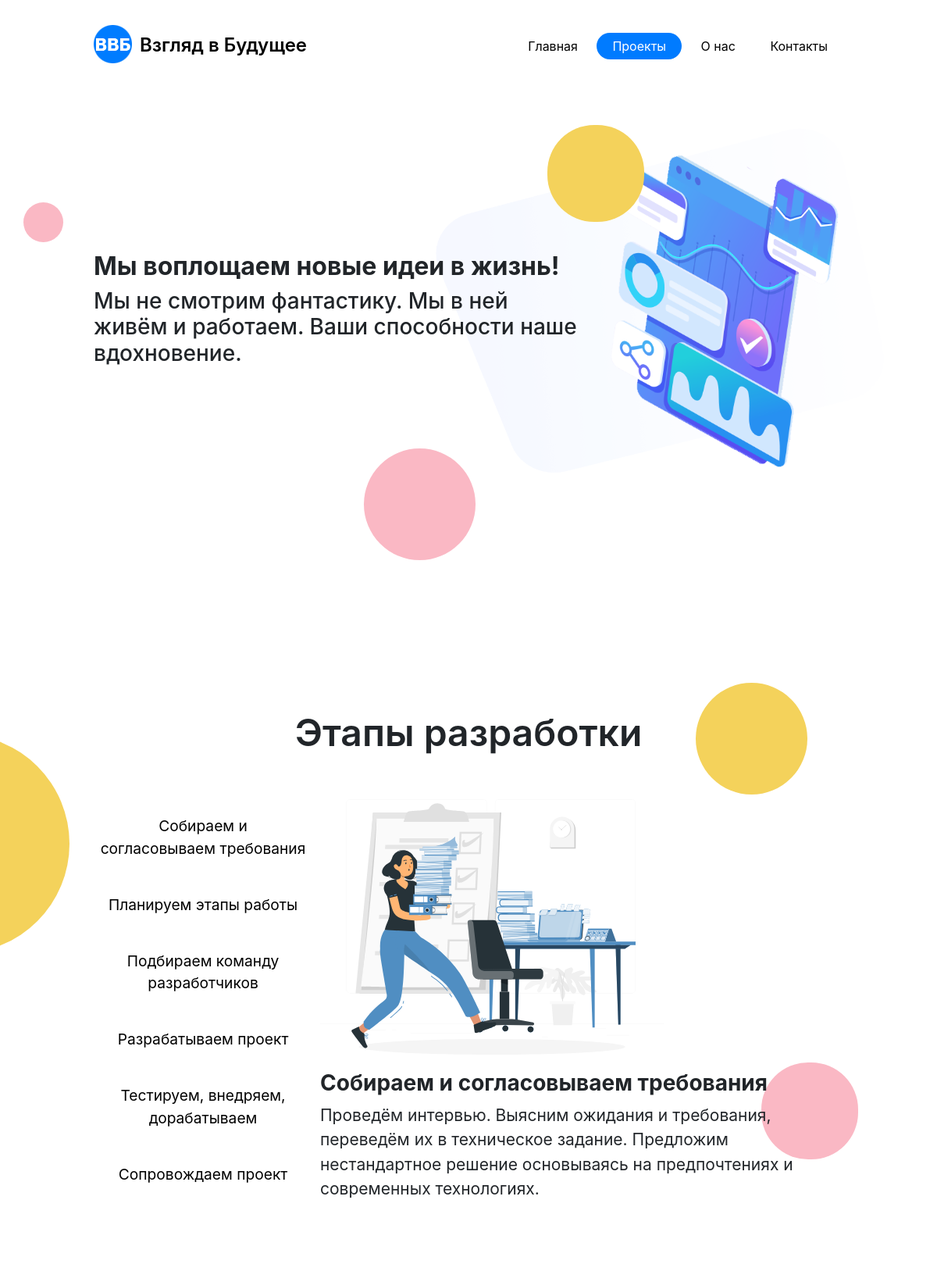
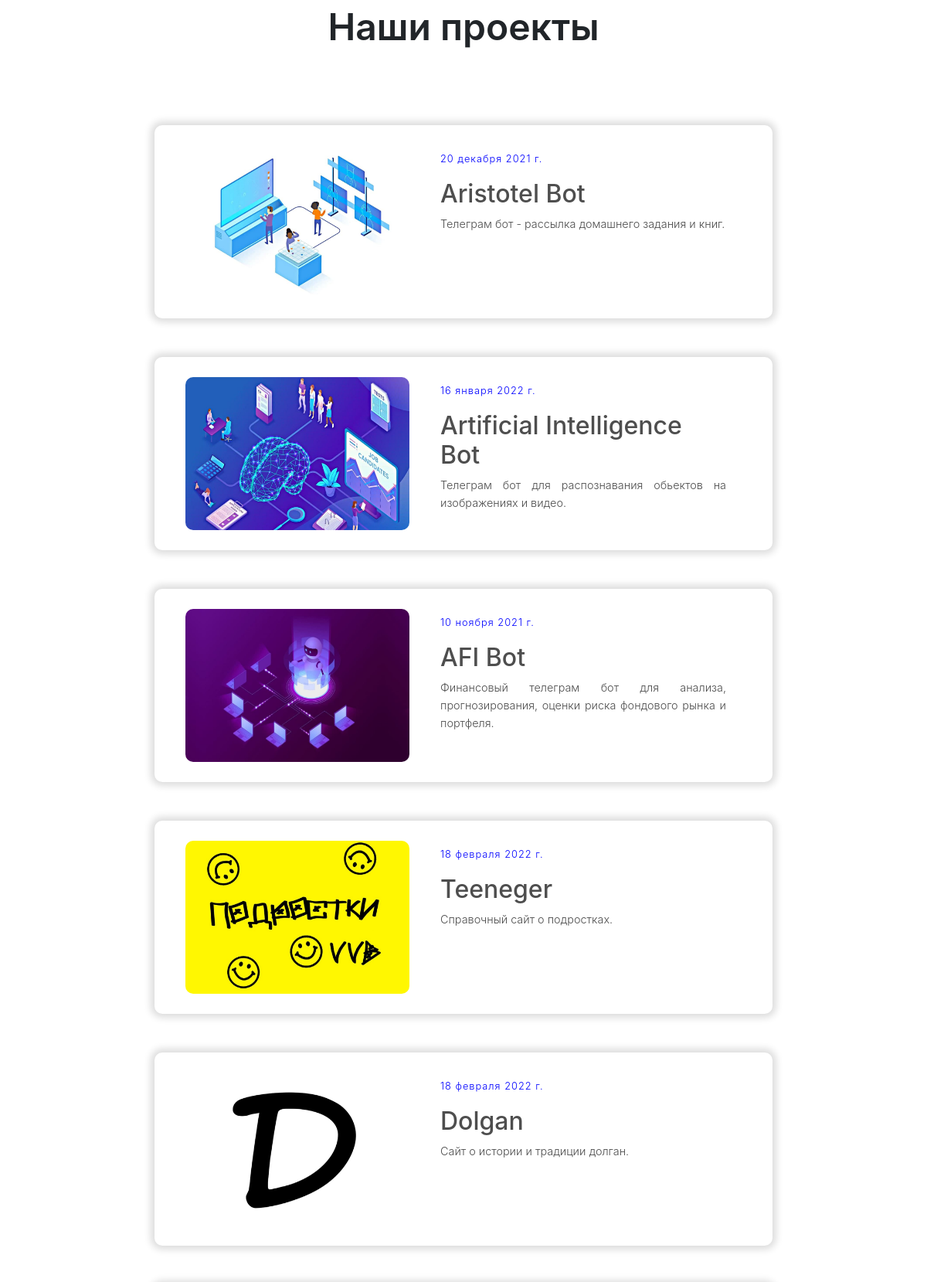
/projects/ (upper part), run on the app's committed database (2 pictures, top to bottom).
### projects/models.py (models this page shows, shortened)
class Project(models.Model):
    title = models.CharField('Название проекта', max_length=100)
    description = models.CharField('Описания проекта', max_length=250)
    image = models.ImageField('Изображение', upload_to='project/images/')
    url = models.URLField('Ссылкa', blank=True)
    date = models.DateField('Дата')
    class Meta:
        verbose_name = 'Проект'
        verbose_name_plural = 'Проекты'

### projects/views.py (the view)
# urls.py: path('projects/', views.projects, name='projects'),
def projects(request):
    projects = Project.objects.all()
    return render(request, 'projects/projects.html', {'projects':projects})

### projects/templates/projects/projects.html (shortened to what this page needs)
{% extends "projects/layout.html" %}
{% load static %}
{% block content %}
        <section class="project_info">
        <div class="project_circle_big"></div>
        <div class="project_circle_little"></div>
        <div class="circle_averagelittle"></div>
      <div class="container text-project">
        <div class="caption">
          <h2><b>Мы воплощаем новые идеи в жизнь!</b></h2>
          <h3>Мы не смотрим фантастику. Мы в ней живём и работаем. Ваши способности наше вдохновение.</h3>
        </div>
          <div class="back_logo"><img src="{% static 'index/img/back_logo.png' %}" width="100%" height="100%"></div>
          <div class="logo_project"><img src="{% static 'index/img/logo_project.png' %}" ></div>
      </div>
    </section>
    <section class="stages">
      <div class="project_circle_verybig1"></div>
        <div class="project_circle_big1"></div>
        <div class="project_circle_little1"></div>
      <div class="caption-stages">
        <h1>Этапы разработки</h1>
      </div>
      <div class="stage">
          <div class="sources-grid">
                <button class="source source-1">Собираем и согласовываем требования</button>
                <button class="source source-2">Планируем этапы работы</button>
                <button class="source source-3">Подбираем команду разработчиков</button>
                <button class="source source-4">Разрабатываем проект</button>
                <button class="source source-5">Тестируем, внедряем, дорабатываем</button>
                <button class="source source-6">Сопровождаем проект</button>
          </div>
          <div class="target target-1">
            <img src="{% static 'index/img/stage1.svg' %}" width="439.88px" height="327.27px">
            <div class="tar">
              <h3><strong>Собираем и согласовываем требования</strong></h3>Проведём интервью. Выясним ожидания и требования, переведём их в техническое задание. Предложим нестандартное решение основываясь на предпочтениях и современных технологиях.
            </div>
          </div>
      </div>
    </section>
    <section class="project ">
      <div class="title-project">
        <h1>Наши проекты</h1>
      </div>
      <div class="cards_project">
          {% for project in projects %}
                  <div class="project_card">
                  	<a href="{{ project.url }}">
                      <img src="{{ project.image.url }}" class="project_images">
                      <div class="product">
                          <p class="date">{{ project.date }}</p>
                          <h1>{{ project.title }}</h1>
                          <p class="desc">{{ project.description }}</p>
                      </div>
                      </a>
                  </div>
          {% endfor %}
      </div>
    </section>
  {% endblock %}

### projects/templates/projects/layout.html (shortened to what this page needs)
{% load static %}
<!DOCTYPE html>
<html lang="en">
<head>
	<link href="{% static 'index/fonts/gsans.css' %}" rel="stylesheet">
	<link rel="stylesheet" href="{% static 'index/fonts/icomoon/style.css' %}">
	<link rel="stylesheet" href="{% static 'index/css/owl.carousel.min.css' %}">
	<link rel="stylesheet" href="{% static 'index/css/bootstrap.min.css' %}">
	<link rel="stylesheet" href="{% static 'index/css/style.css' %}">
</head>
<body>
    <header class="site-navbar" role="banner">
      <div class="container">
        <div class="row align-items-center">
          <div class="col-11 col-xl-4">
            <h1 class="mb-0 site-logo text_logo"><a href="{% url 'home' %}" class="text-black mb-0"><img class="logo_img" src="{% static 'index/img/logo.png' %}" alt="Лого">Взгляд в Будущее</a></h1>
          </div>
          <div class="d-none d-xl-block right">
            <nav class="site-navigation position-relative text-right" role="navigation">
              <ul class="site-menu js-clone-nav mr-auto d-none d-lg-block">
                <li><a href="{% url 'home' %}"><span>Главная</span></a></li>
                <li class="active"><a href="{% url 'projects' %}"><span>Проекты</span></a></li>
                <li><a href="{% url 'about' %}"><span>О нас</span></a></li>
                <li><a href="{% url 'contact' %}"><span>Контакты</span></a></li>
              </ul>
            </nav>
          </div>
          </div>
        </div>
	</header>
	<main>
        {% block content %}{% endblock %}
	</main>
      <ul class="circles">
      </ul>
</body>
</html>

### data on the page
Project: image (picture), date "20 декабря 2021 г.", title "Aristotel Bot", description "Телеграм бот - рассылка домашнего задания и книг."
Project: image (picture), date "16 января 2022 г.", title "Аrtificial Intelligence Bot", description "Телеграм бот для распознавания обьектов на изображениях и видео."
Project: image (picture), date "10 ноября 2021 г.", title "AFI Bot", description "Финансовый телеграм бот для анализа, прогнозирования, оценки риска фондового рынка и портфеля."
Project: image (picture), date "18 февраля 2022 г.", title "Teeneger", description "Справочный сайт о подростках."
Project: image (picture), date "18 февраля 2022 г.", title "Dolgan", description "Сайт о истории и традиции долган."
